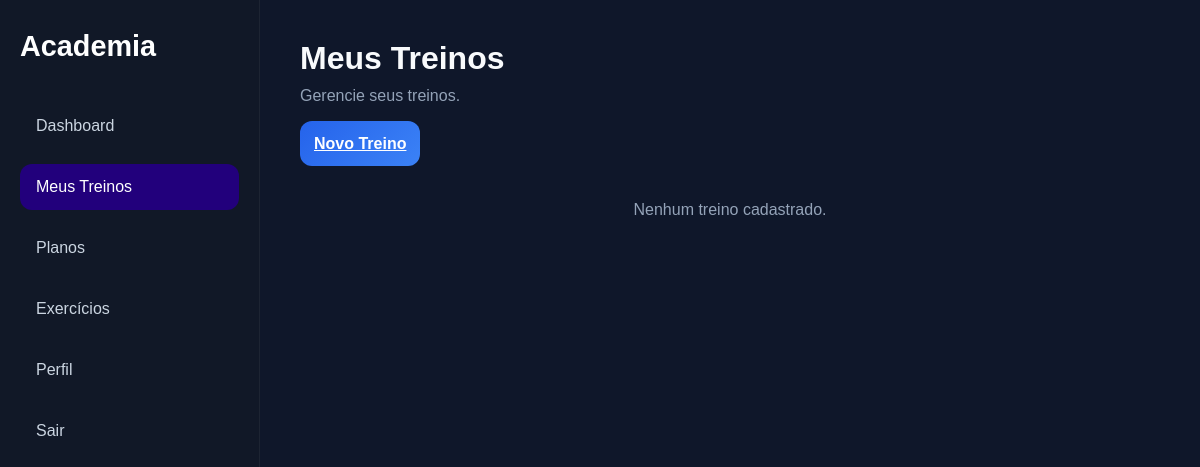
The page /treinos/ (signed in) on the database as committed earlier.
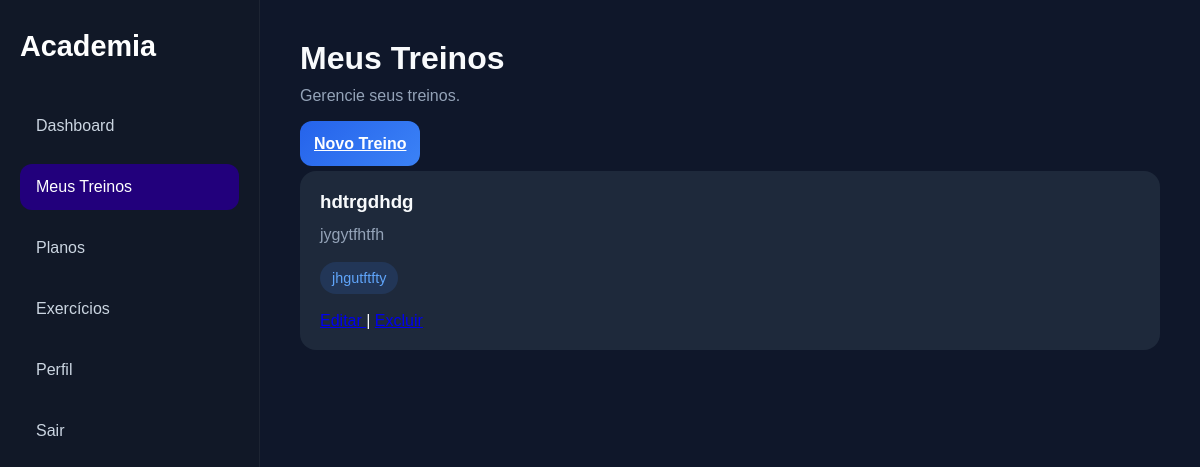
The same page on the database as committed later.
### app/models/treino.py (models this page shows, shortened)
class Treino(db.Model):
    __tablename__ = "treinos"
    id = db.Column(
        db.Integer,
        primary_key=True
    )
    nome = db.Column(
        db.String(100),
        nullable=False
    )
    descricao = db.Column(
        db.Text
    )
    categoria = db.Column(
        db.String(100)
    )
    usuario_id = db.Column(
        db.Integer,
        db.ForeignKey("usuarios.id"),
        nullable=False
    )
    usuario = db.relationship(
        "Usuario",
        backref="treinos"
    )

### app/routes/treinos.py (the view)
@treinos_bp.route("/")
@login_required
def lista():
    treinos = Treino.query.filter_by(
        usuario_id=current_user.id
    ).all()
    return render_template(
        "treinos/lista.html",
        treinos=treinos
    )

### app/templates/treinos/lista.html (shortened to what this page needs)
{% extends 'components/dashboard_layout.html' %}
{% block dashboard_content %}
<div class="dashboard-header">
    <h1>Meus Treinos</h1>
    <p>
        Gerencie seus treinos.
    </p>
</div>
<a
    href="{{ url_for('treinos.criar') }}"
    class="auth-btn"
>
    Novo Treino
</a>
<br><br>
{% if treinos %}
<div class="treinos-grid">
    {% for treino in treinos %}
        <div class="treino-card">
            <h3>
                {{ treino.nome }}
            </h3>
            <p>
                {{ treino.descricao }}
            </p>
            <span>
                {{ treino.categoria }}
            </span>
            <br><br>
            <a href="{{ url_for('treinos.editar', id=treino.id) }}">
            </a>
            |
            <a href="{{ url_for('treinos.excluir', id=treino.id) }}">
            </a>
        </div>
    {% endfor %}
</div>
{% else %}
<div class="empty-state">
    <p>
        Nenhum treino cadastrado.
    </p>
</div>
{% endif %}
{% endblock %}

Rows that differ between the two databases and show on the page:
added Treino: nome "hdtrgdhdg", descricao "jygytfhtfh", categoria "jhgutftfty"
Other text that changed with them:
text no longer shown: "Nenhum treino cadastrado."
